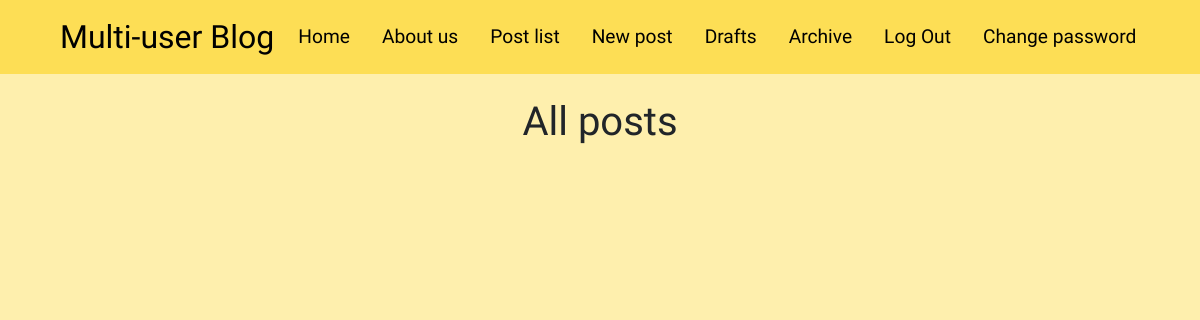
The app's page /posts/archived/ (signed in), older data.
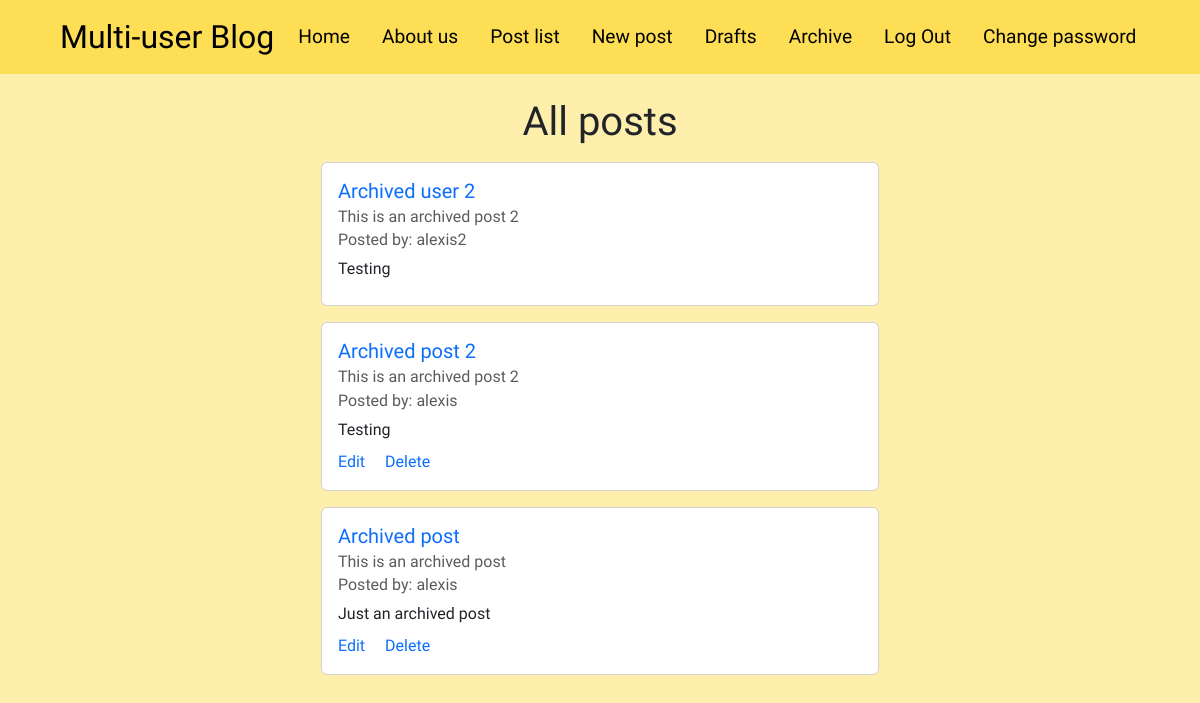
The same page, newer data.
### posts/models.py (models this page shows, shortened)
class Post(models.Model):
  title = models.CharField(max_length=128)
  subtitle = models.CharField(max_length=256)
  body = models.TextField()
  author = models.ForeignKey(
    get_user_model(),
    on_delete=models.CASCADE
  )
  created_on = models.DateTimeField(auto_now_add=True)
  status = models.ForeignKey(
    Status,
    on_delete=models.CASCADE
  )

### posts/views.py (the view)
# urls.py: path("archived/", views.ArchivedPostListView.as_view(), name="archived"),
class ArchivedPostListView(LoginRequiredMixin, ListView):
  template_name = "posts/list.html"
  model = Post
  def get_context_data(self, **kwargs):
    context = super().get_context_data(**kwargs)
    archived_status = Status.objects.get(name="archived")
    context["post_list"] = (
      Post.objects
      .filter(status=archived_status)
      .order_by("created_on").reverse()
    )
    return context

### templates/posts/list.html (shortened to what this page needs)
{% extends 'base.html' %}
{% block content %}
<div class="container mt-4">
  <h1 class="center mb-3">All posts</h1>
  <div class="cards-container">
    {% for post in post_list %}
    <div class="card mb-3">
      <div class="card-body">
        <div class="mb-2">
          <a href="{% url 'detail' post.id %}" class="no-underline">
            <h5 class="card-title">{{ post.title }}</h5>
          </a>
          <h6 class="card-subtitle mb-2 text-body-secondary">{{ post.subtitle }}</h6>
          <h6 class="card-subtitle mb-2 text-body-secondary">Posted by: {{ post.author }}</h6>
          <p class="card-text">{{ post.body|truncatechars:128 }}</p>
        </div>
        {% if user.is_authenticated %}
        {% if post.author == user %}
        <div>
          <a href="{% url 'edit' post.id %}" class="card-link no-underline">Edit</a>
          <a href="{% url 'delete' post.id %}" class="card-link no-underline">Delete</a>
        </div>
        {% endif %}
        {% endif %}
      </div>
    </div>
    {% endfor %}
  </div>
</div>
{% endblock content %}

### templates/base.html (shortened to what this page needs)
{% load static %}
<!DOCTYPE html>
<html lang="en">
<head>
  <link href="https://cdn.jsdelivr.net/npm/bootstrap@5.3.3/dist/css/bootstrap.min.css" rel="stylesheet"
>
  <link rel="stylesheet" href="https://cdn.jsdelivr.net/npm/bootstrap-icons@1.11.3/font/bootstrap-icons.min.css">
  <link rel="stylesheet" href="{% static 'css/base.css' %}">
</head>
<body>
  <nav class="navbar navbar-expand-lg bg-body-tertiary navbar-custom">
    <div class="container-fluid ms-5">
      <a class="navbar-brand nav-title" href="{% url 'home' %}">Multi-user <span class="w-medium">Blog</span></a>
      <div class="collapse navbar-collapse secondary-text" id="navbarSupportedContent">
        <ul class="navbar-nav me-auto mb-2 mb-lg-0">
          <li class="nav-item me-3">
            <a class="nav-link active" href="{% url 'home' %}">Home</a>
          </li>
          <li class="nav-item me-3">
            <a class="nav-link active" href="{% url 'about' %}">About us</a>
          </li>
          <li class="nav-item me-3">
            <a class="nav-link active" href="{% url 'list' %}">Post list</a>
          </li>
          <li class="nav-item me-3">
            <a class="nav-link active" href="{% url 'new' %}">New post</a>
          </li>
          {% if user.is_authenticated %}
          <li class="nav-item me-3">
            <a class="nav-link active" href="{% url 'drafts' %}">Drafts</a>
          </li>
          <li class="nav-item me-3">
            <a class="nav-link active" href="{% url 'archived' %}">Archive</a>
          </li>
          <form method="POST" action="{% url 'logout' %}">
            <input type="submit" class="nav-link active custom-input me-3" value="Log Out">
          </form>
          <li class="nav-item me-3">
            <a class="nav-link active" href="{% url 'password_change' %}">Change password</a>
          </li>
          {% endif %}
        </ul>
      </div>
    </div>
  </nav>
  {% block content %}{% endblock content %}
</body>
</html>

### static/css/base.css (style rules this page uses)
html { scroll-behavior: smooth; }
body { font-family: "Varela Round", sans-serif; background-color: #FEEFAD; }
input, textarea { width: 20rem; margin-bottom: 0.8rem; border: 1px solid #27374D; border-radius: 5px; padding: 0.5rem; resize: none; }
.navbar-custom { background-color: #FDDE55 !important; }
.nav-title { font-size: 2rem; }
.w-medium { font-weight: 500; }
.secondary-text { font-size: 1.2rem; }
.center { text-align: center; }
.cards-container { display: flex; flex-direction: column; width: 50%; margin-left: auto; margin-right: auto; }
.no-underline { text-decoration: none; }
.custom-input { width: min-content; margin: 0; }

Row changes from the older to the newer data that the page shows:
added Post: title "Archived user 2", subtitle "This is an archived post 2", author "alexis2", body "Testing"
added Post: title "Archived post 2", subtitle "This is an archived post 2", author "alexis", body "Testing", shows "Edit"
added Post: title "Archived post", subtitle "This is an archived post", author "alexis", body "Just an archived post", shows "Edit"
